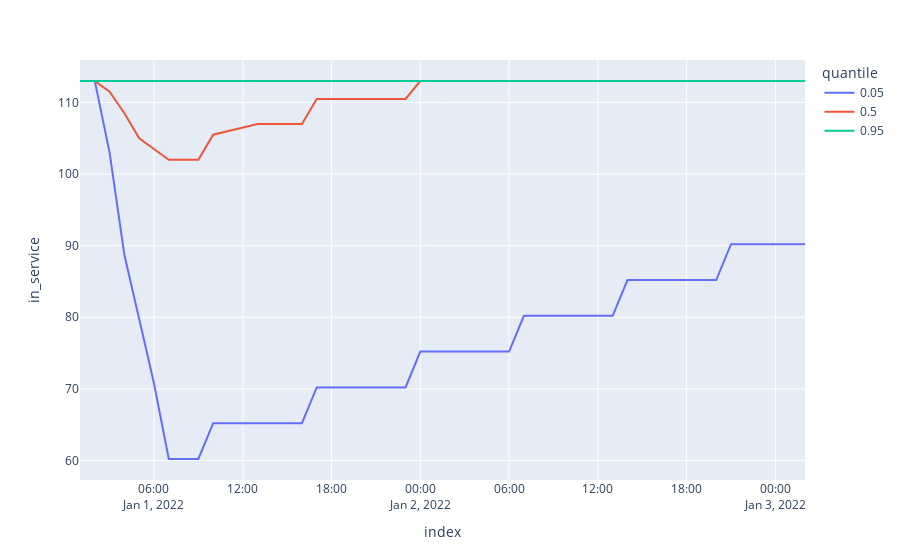

The cell this chart's notebook holds for it:
### Markdown cell above
Instead of ploting all iterations, it is possible to only plot specific quantiles

### Code cell
df_line_quantiles = rx.utils.invert(rx.utils.get_quantiles_on_iterations(df_line, [0.05,0.5,0.95]))
px.line(df_line_quantiles, x=df_line_quantiles.index, y = 'in_service', color = 'quantile')
